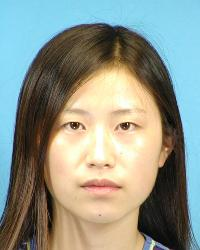
#> input picture lab3/CUHK student dataset/Testing/f-039-01.jpg, 200 x 250 px; its folder holds only this picture in this run
$ python eyedetect.py
#> lines starting #> are read from the running program, lines starting #| are printed output that depends on the picture
import os
import cv2
import shutil

# 初始化 Haar 检测器
face_cascade = cv2.CascadeClassifier(cv2.data.haarcascades + "haarcascade_frontalface_default.xml")
eye_cascade = cv2.CascadeClassifier(cv2.data.haarcascades + "haarcascade_eye.xml")

input_dir = "./CUHK student dataset/Testing"
output_dir = "./test"
os.makedirs(output_dir, exist_ok=True)

for filename in os.listdir(input_dir):
    if not filename.lower().endswith((".jpg", ".png")):
        continue

    name = os.path.splitext(filename)[0]
    img_path = os.path.join(input_dir, filename)

    img = cv2.imread(img_path)
#> img is the input picture: shape (250, 200, 3); mean B, G, R 137.8, 149, 142.5
    gray = cv2.cvtColor(img, cv2.COLOR_BGR2GRAY)
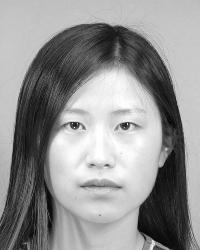
#> gray: shape (250, 200); min 1, max 255, mean 145.8

    faces = face_cascade.detectMultiScale(gray, scaleFactor=1.1, minNeighbors=5)
#> faces = [[33, 72, 143, 143]]

    if len(faces) == 0:
        print(f" 未检测到人脸: {filename}")
        continue

    x, y, w, h = faces[0]
#> x = 33; y = 72; w = 143; h = 143
    face_roi_gray = gray[y:y+h, x:x+w]
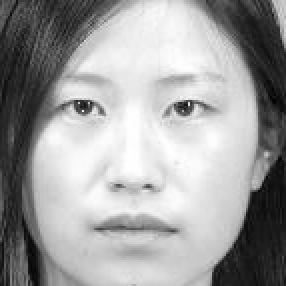
#> face_roi_gray: shape (143, 143) (shown 2 times larger); min 1, max 255, mean 158.8
    eyes = eye_cascade.detectMultiScale(face_roi_gray)
#> eyes = [[24, 38, 32, 32], [73, 35, 37, 37]]

    if len(eyes) < 2:
        print(f"❗ 未检测到两只眼睛: {filename}")
        continue

    # 取前两个检测到的眼睛
    eyes = sorted(eyes, key=lambda ex: ex[0])[:2]
    eye_coords = []
    for (ex, ey, ew, eh) in eyes:
        cx = x + ex + ew // 2
        cy = y + ey + eh // 2
        eye_coords.append((cx, cy))
#> this loop made 2 passes
#> (ex, ey, ew, eh, cx, cy) on passes 1 to 2: (24, 38, 32, 32, 73, 126), (73, 35, 37, 37, 124, 125)
#> after the loop, eye_coords = [(73, 126), (124, 125)]

    if len(eye_coords) < 2:
        continue

    # 创建子文件夹并保存图像与坐标
    person_dir = os.path.join(output_dir, name)
    os.makedirs(person_dir, exist_ok=True)

    shutil.copy(img_path, os.path.join(person_dir, filename))

    with open(os.path.join(person_dir, f"{name}.txt"), "w") as f:
        f.write(f"{eye_coords[0][0]} {eye_coords[0][1]} {eye_coords[1][0]} {eye_coords[1][1]}\n")

    print(f"✅ 完成: {filename}")

print("🎉 所有图像已完成处理。")

$ run again, on lab3/CUHK student dataset/Testing/f1-004-01.jpg
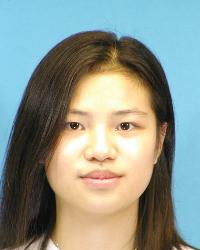
#> input picture lab3/CUHK student dataset/Testing/f1-004-01.jpg, 200 x 250 px
#> img is the input picture: shape (250, 200, 3); mean B, G, R 140, 149, 140.1
#> `gray = cv2.cvtColor(img, cv2.COLOR_BGR2GRAY)`:
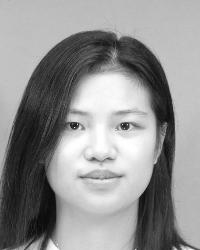
#> gray: shape (250, 200); min 5, max 255, mean 145.3
#> faces = [[42, 75, 131, 131]]
#> x = 42; y = 75; w = 131
#> `face_roi_gray = gray[y:y+h, x:x+w]`:
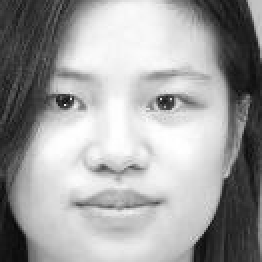
#> face_roi_gray: shape (131, 131) (shown 2 times larger); min 7, max 255, mean 160.7
#> eyes = [[19, 38, 27, 27], [66, 34, 34, 34]]
#> the loop `for (ex, ey, ew, eh) in eyes:` made 2 passes
#> (ex, ey, ew, eh, cx, cy) on passes 1 to 2: (19, 38, 27, 27, 74, 126), (66, 34, 34, 34, 125, 126)
#> after the loop `for (ex, ey, ew, eh) in eyes:`: eye_coords = [(74, 126), (125, 126)]
